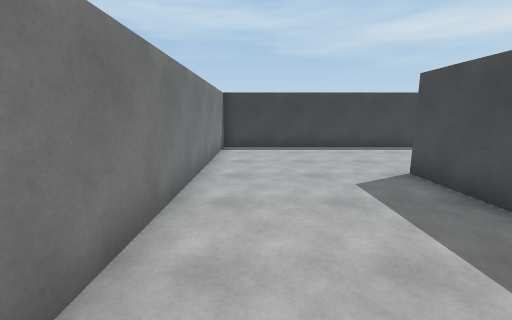
[1] (above)

24 first-person views from a walk through a Unity game level. The camera is 1.5 m above the floor, tilts 10° down and sees 90° across. The floor is counted in squares, 1 m on a side. Each view is taken from the middle of a square. On the plan, view 1 faces up. The plan holds only what a view shows up to about 13 squares ahead; the rest is blank. The player is left out.

[2]
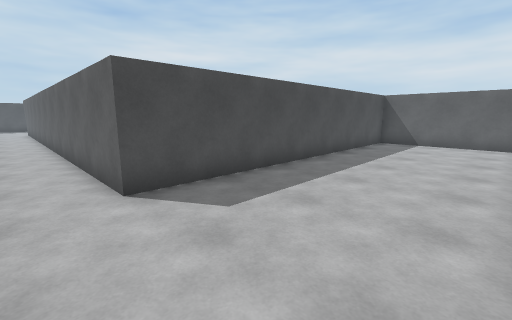

[3]
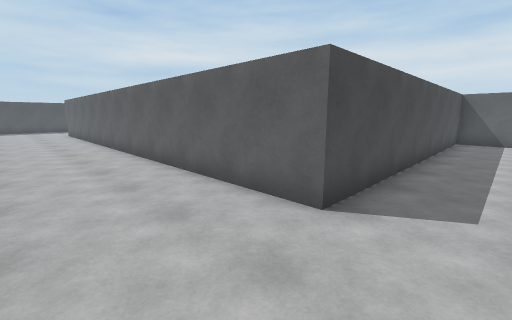

[4]
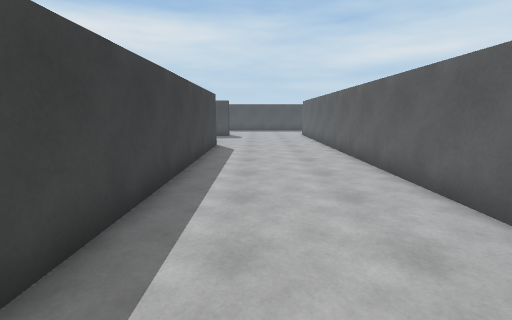

[5]
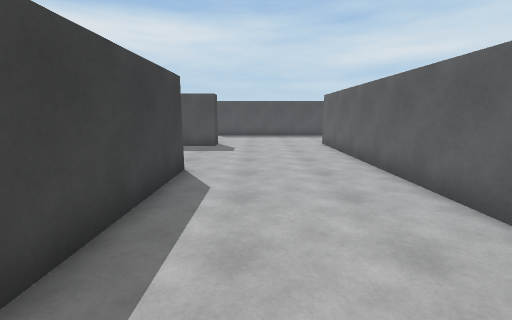

[6]
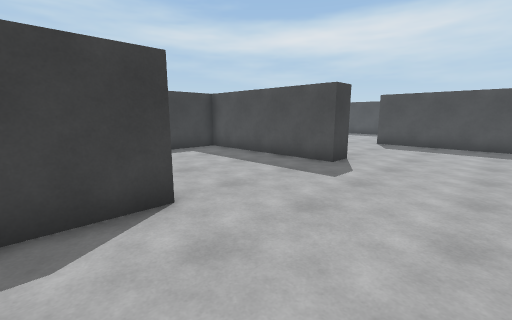

[7]
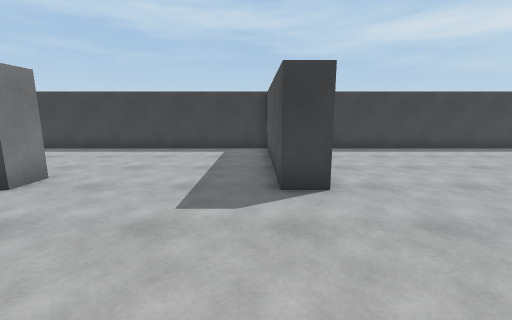

[8]
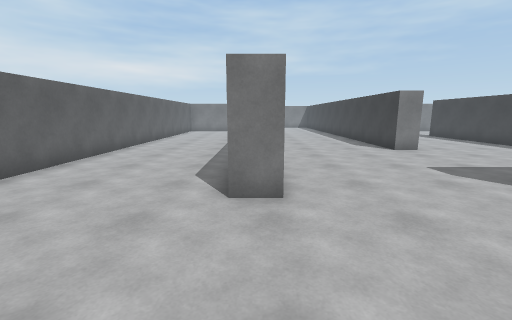

[9]
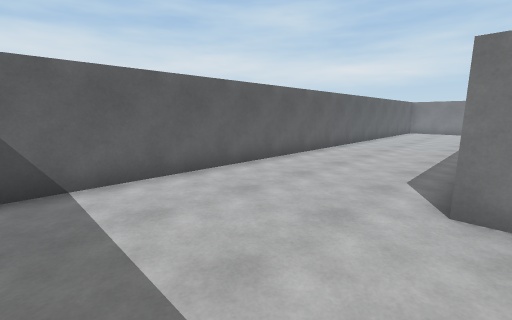

[10]
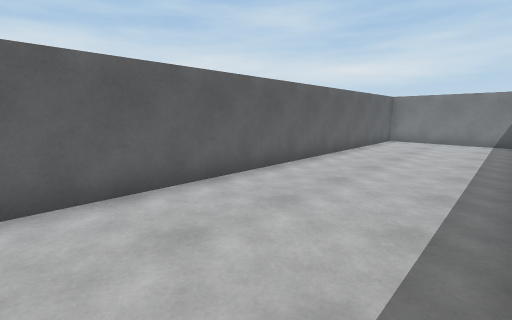

[11]
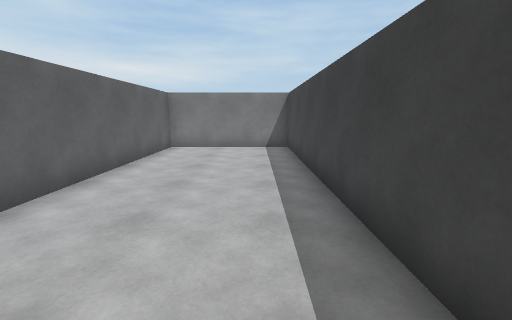

[12]
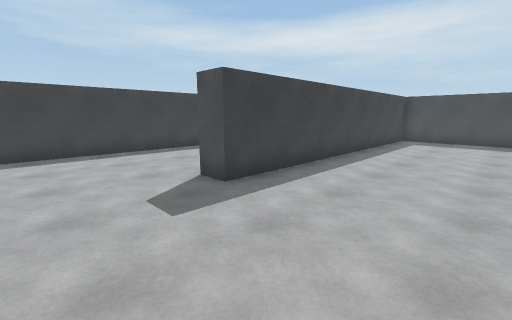

[13]
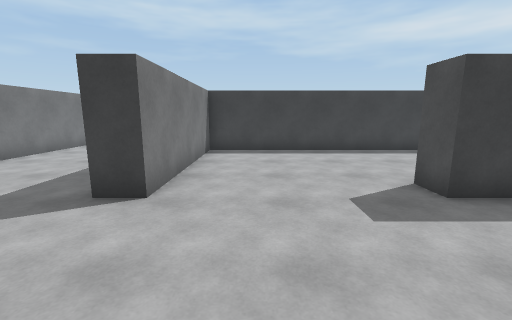

[14]
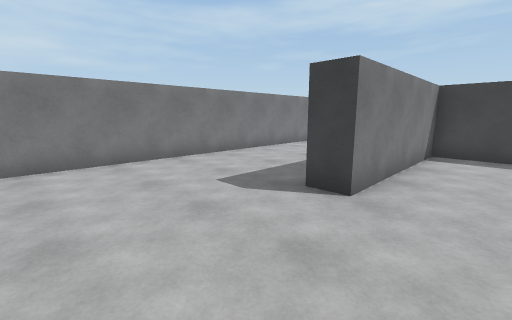

[15]
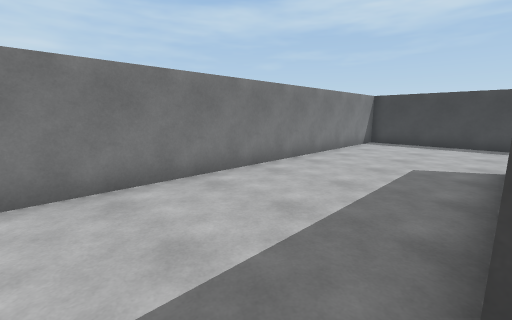

[16]
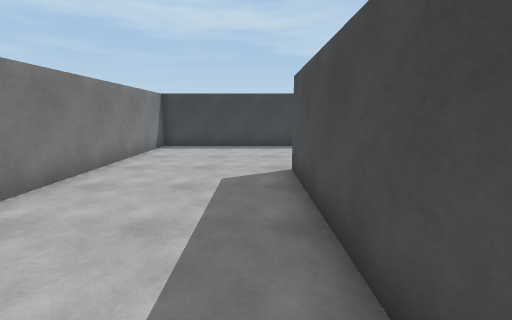

[17]
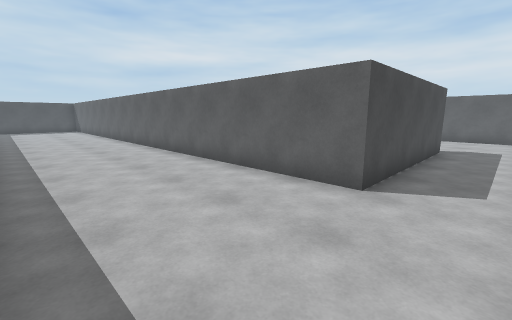

[18]
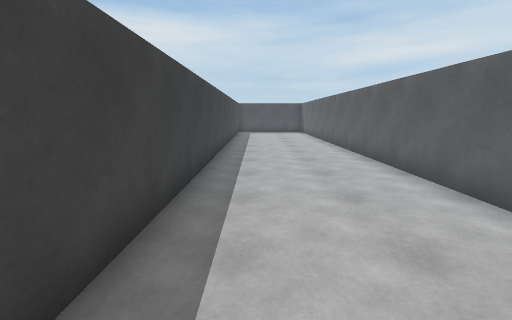

[19]
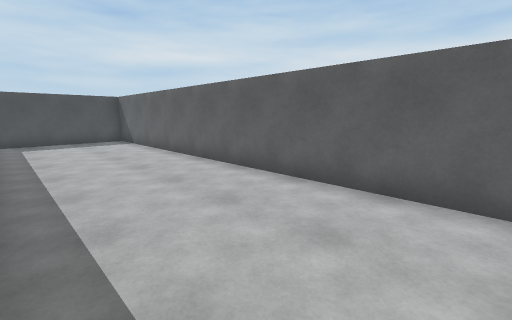

[20]
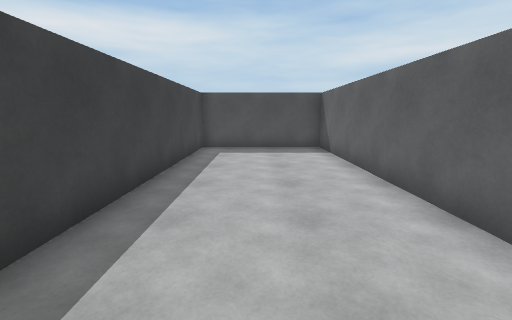

[21]
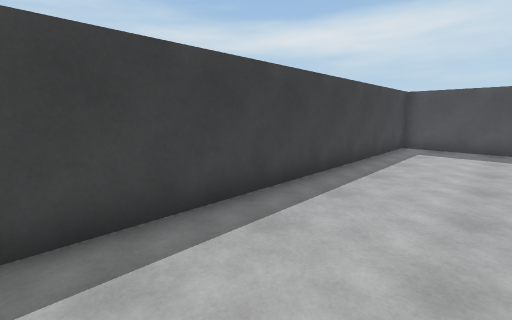

[22]
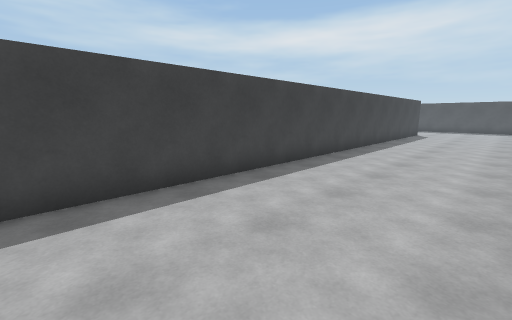

[23]
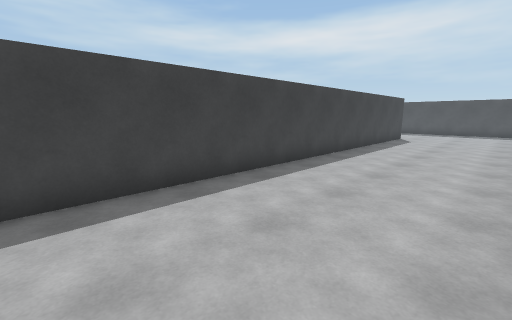

[24]
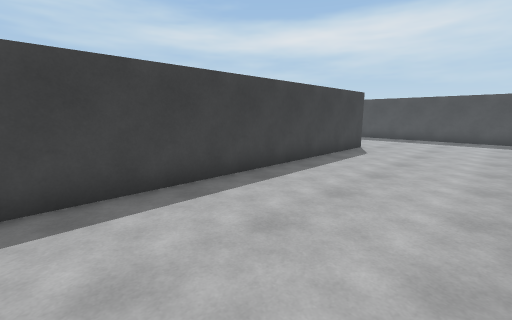

### Floor plan
Points are (right, up) in squares from view 1. A wall is a line through its corners. A room is listed if a view was taken in it or the views show most of it. See-through windows are left out.
Room 1 (views 1, 2, 3, 4, 5, 6, 7, 8, 9, 10, 11, 12, 13, 14, 15, 16, 17, 18, 19, 20, 21, 22, 23, 24)
walls: (18, 13.1) (18, 12) (-1.5, 12) (-1.5, 1.2); (24.6, 12) (23.5, 12) (23.5, 18.5) (10.5, 18.5) (10.5, 19.5); (15.8, 5.5) (5, 5.5) (5, 0) (29.1, 0); (30, 7.9) (30, 12.8); (34.5, 18.5) (26.4, 18.5); (31.1, 25) (5, 25) (5, 18.5) (4, 18.5) (4, 26) (30, 26) (30, 31.5) (8.2, 31.5); (1.9, 13) (2.8, 13); (36.5, 19.9) (36.5, 21.2); (4.9, 31.5) (-1.5, 31.5) (-1.5, 13.9); (-1.1, -6.5) (4, -6.5) (4, 6.5) (24.5, 6.5) (24.5, 5.5)

Positions as (right, up) in squares from view 1, and headings:
1: (0, 0), facing up
2: (-1, 8), facing down-right
3: (2, 10), facing down-right
4: (5, 10), facing right
5: (11, 10), facing right
6: (16, 8), facing up-right
7: (23, 7), facing up
8: (29, 6), facing left
9: (29, 6), facing down-left
10: (21, 5), facing down-left
11: (17, 4), facing left
12: (7, 14), facing up-right
13: (7, 14), facing up
14: (7, 14), facing up-left
15: (4, 17), facing up-left
16: (3, 19), facing up
17: (2, 31), facing down-right
18: (7, 30), facing right
19: (14, 31), facing down-right
20: (18, 29), facing right
21: (17, 28), facing up-right
22: (9, 20), facing up-right
23: (13, 20), facing up-right
24: (19, 20), facing up-right
